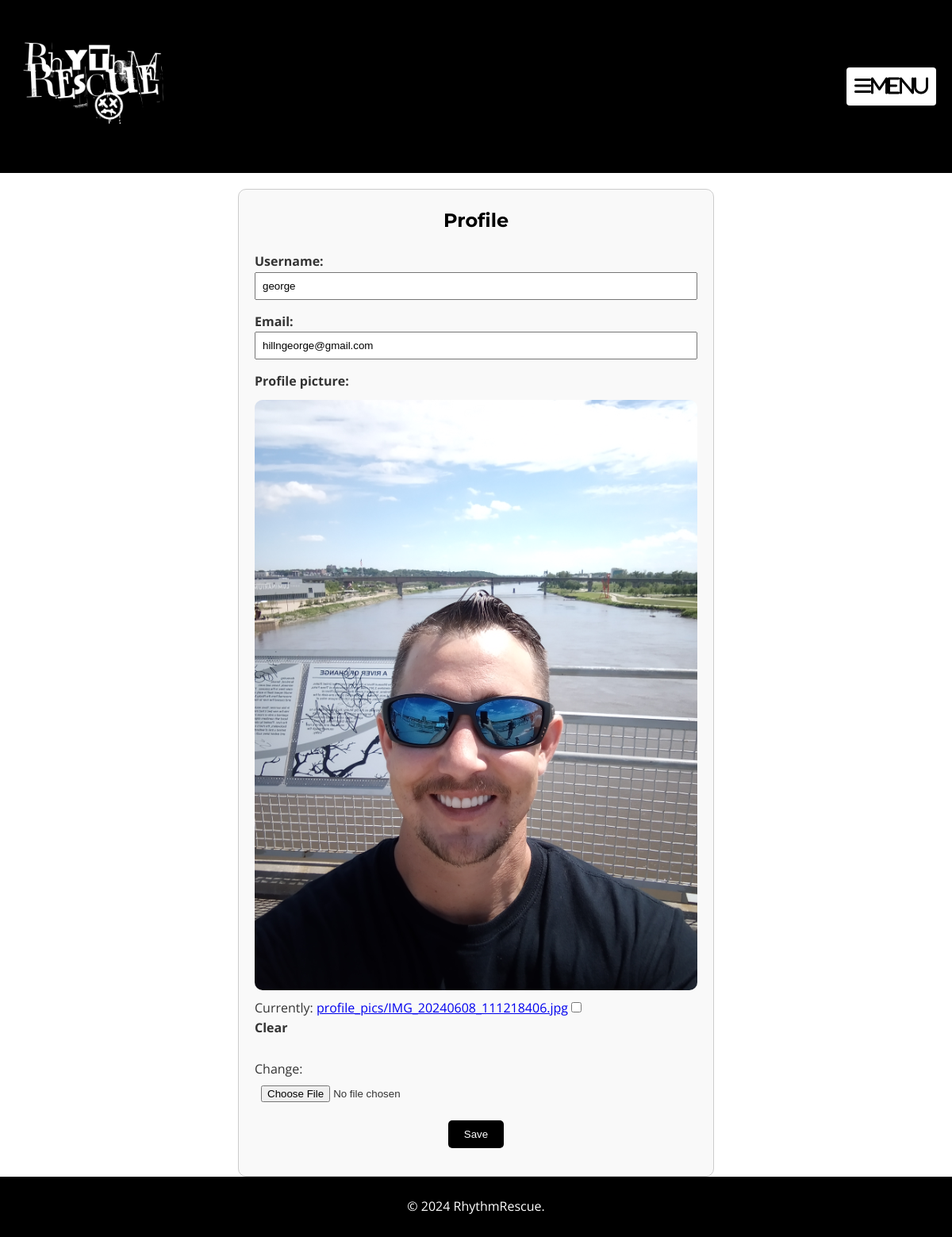
The page /users/profile/ (signed in) on the database its author committed.
### users/models.py (models this page shows)
class CustomUser(AbstractUser):
    email = models.EmailField(unique=True)
    profile_picture = models.ImageField(upload_to='profile_pics/', blank=True)
    groups = models.ManyToManyField(
        'auth.Group',
        related_name='customuser_set',  # Change this line
        blank=True,
        help_text=('The groups this user belongs to. A user will get all permissions '
                   'granted to each of their groups.'),
        related_query_name='customuser',
    )
    user_permissions = models.ManyToManyField(
        'auth.Permission',
        related_name='customuser_set',  # Change this line
        blank=True,
        help_text='Specific permissions for this user.',
        related_query_name='customuser',
    )

### users/views.py (the view)
# urls.py: path('profile/', views.profile_view, name='profile'),
@login_required
def profile_view(request):
    if request.method == 'POST':
        form = CustomUserChangeForm(request.POST, request.FILES, instance=request.user)
        if form.is_valid():
            form.save()
            return redirect('profile')
    else:
        form = CustomUserChangeForm(instance=request.user)
    return render(request, 'users/profile.html', {'u_form': form})

### users/forms.py
class CustomUserChangeForm(UserChangeForm):
    class Meta:
        model = CustomUser
        fields = ('username', 'email', 'profile_picture')

### templates/users/profile.html (shortened to what this page needs)
{% extends 'base.html' %}
{% load static %}
{% block extra_css %}
<link rel="stylesheet" href="{% static 'css/profile.css' %}">
{% endblock %}
{% block content %}
<div class="profile-container">
    <h2>Profile</h2>
    <form method="post" enctype="multipart/form-data">
        <div>
            <label for="{{ u_form.username.id_for_label }}">Username:</label>
            {{ u_form.username }}
        </div>
        <div>
            <label for="{{ u_form.email.id_for_label }}">Email:</label>
            {{ u_form.email }}
        </div>
        <div>
            <label for="{{ u_form.profile_picture.id_for_label }}">Profile picture:</label>
            {% if user.profile_picture %}
                <img src="{{ user.profile_picture.url }}" alt="Profile Picture">
            {% else %}
                <img src="{% static 'img/default_profile_pic.jpg' %}" alt="Default Profile Picture">
                <p>No profile picture uploaded.</p>
            {% endif %}
            {{ u_form.profile_picture }}
        </div>
        <div class="button-container">
            <button type="submit">Save</button>
        </div>
    </form>
</div>
{% endblock %}

### static/css/base.css (style rules this page uses)
* { margin: 0; padding: 0; box-sizing: border-box; }
body { font-family: 'Open Sans', Arial, sans-serif; background-color: #ffffff; color: #333; line-height: 1.6; }
h2 { font-family: 'Montserrat', sans-serif; color: #000000; margin-bottom: 15px; }

### static/css/profile.css (style rules this page uses)
.profile-container { max-width: 600px; margin: 0 auto; padding: 20px; border: 1px solid #ccc; border-radius: 10px; background-color: #f9f9f9; }
.profile-container h2 { text-align: center; margin-bottom: 20px; }
.profile-container form div { margin-bottom: 15px; }
.profile-container label { display: block; font-weight: bold; }
.profile-container input[type="text"], .profile-container input[type="email"], .profile-container input[type="file"] { width: 100%; padding: 8px; box-sizing: border-box; }
.profile-container img { display: block; margin: 10px 0; max-width: 100%; height: auto; border-radius: 10px; }
.profile-container .button-container { text-align: center; }
.profile-container .button-container button { padding: 10px 20px; background-color: #000000; color: #ffffff; border: none; border-radius: 5px; cursor: pointer; }

### rows shown on the page
CustomUser: username "george", email "hillngeorge@gmail.com", profile_picture (picture)
